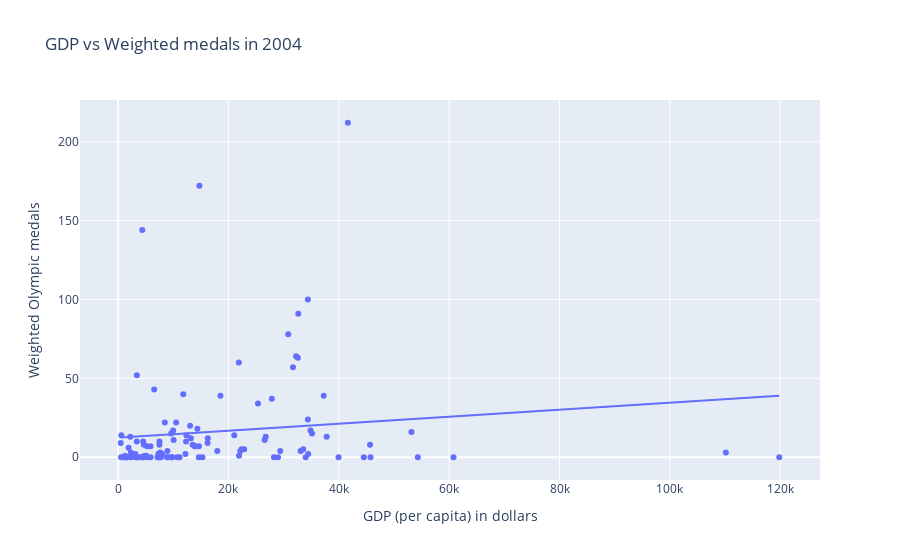
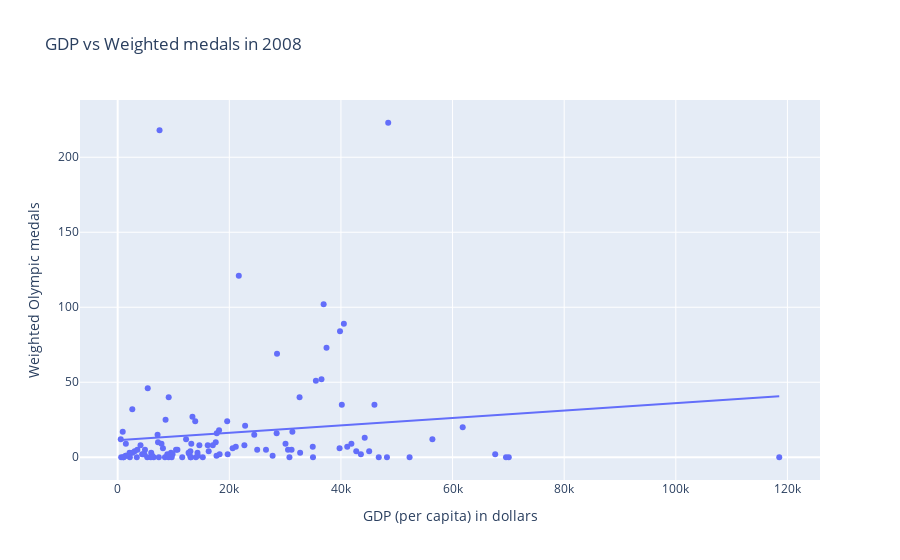
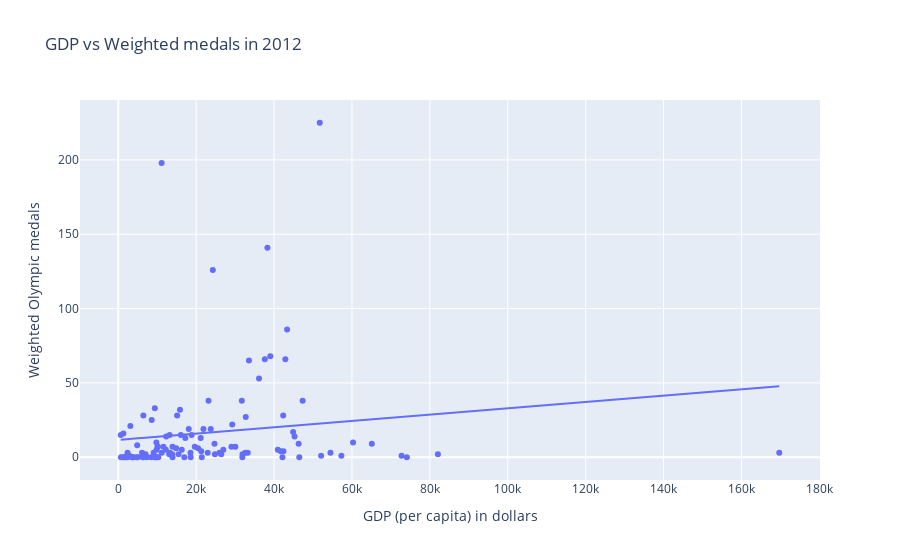
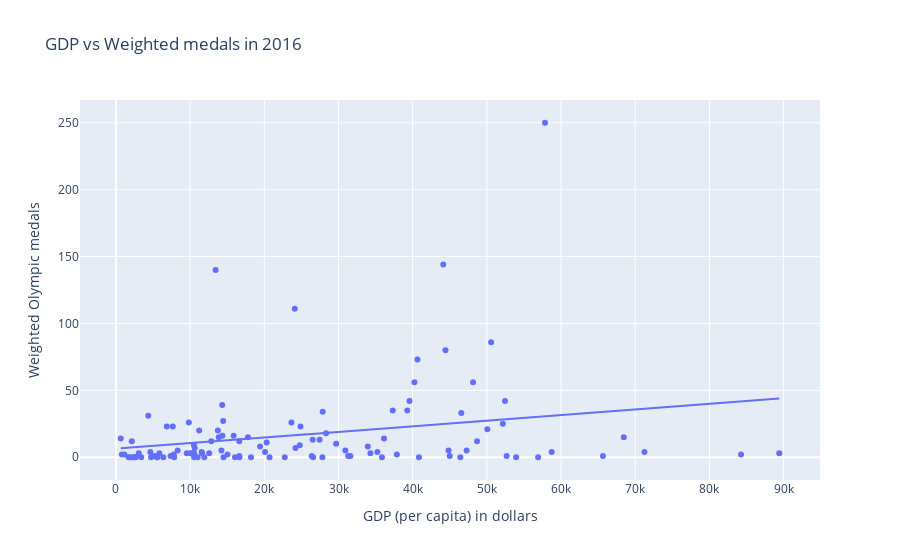

Source (notebook cell) for these figures, in order:
### Code cell
medals_plot(olympics_dataframe, "2004", "GDP", "Weighted")
medals_plot(olympics_dataframe, "2008", "GDP", "Weighted")
medals_plot(olympics_dataframe, "2012", "GDP", "Weighted")
medals_plot(olympics_dataframe, "2016", "GDP", "Weighted")

### Figure 1 — Plotly figure (JSON) as saved in the notebook; plotly's stock layout.template omitted (floating-point values rounded to 4 significant figures)
{"data": [{"customdata": [["United States"], ["China"], ["Great Britain"], ["Russia"], ["South Korea"], ["Germany"], ["France"], ["Australia"], ["Italy"], ["Hungary"], ["Japan"], ["Iran"], ["Netherlands"], ["New Zealand"], ["Ukraine"], ["Cuba"], ["Spain"], ["Jamaica"], ["Czech Republic"], ["South Africa"], ["North Korea"], ["Brazil"], ["Kazakhstan"], ["Poland"], ["Ethiopia"], ["Croatia"], ["Canada"], ["Belarus"], ["Kenya"], ["Denmark"], ["Romania"], ["Azerbaijan"], ["Switzerland"], ["Norway"], ["Lithuania"], ["Tunisia"], ["Sweden"], ["Colombia"], ["Mexico"], ["Georgia"], ["Ireland"], ["Argentina"], ["Serbia"], ["Slovenia"], ["Trinidad and Tobago"], ["Turkey"], ["Dominican Republic"], ["Chinese Taipei"], ["Latvia"], ["Algeria"], ["Bahamas"], ["Bahrain"], ["Grenada"], ["Uganda"], ["Venezuela"], ["Egypt"], ["India"], ["Mongolia"], ["Thailand"], ["Bulgaria"], ["Finland"], ["Indonesia"], ["Slovakia"], ["Belgium"], ["Armenia"], ["Estonia"], ["Malaysia"], ["Puerto Rico"], ["Qatar"], ["Botswana"], ["Cyprus"], ["Gabon"], ["Guatemala"], ["Montenegro"], ["Portugal"], ["Uzbekistan"], ["Greece"], ["Singapore"], ["Afghanistan"], ["Cameroon"], ["Hong Kong"], ["Kuwait"], ["Morocco"], ["Saudi Arabia"], ["Tajikistan"], ["Vietnam"], ["Zimbabwe"], ["Panama"], ["Nigeria"], ["Austria"], ["Kyrgyzstan"], ["Chile"], ["Ecuador"], ["Iceland"], ["Samoa"], ["Sudan"], ["Israel"], ["Mauritius"], ["Moldova"], ["Togo"], ["Ivory Coast"], ["Fiji"], ["Jordan"], ["Kosovo"], ["Burundi"], ["Niger"], ["Philippines"], ["United Arab Emirates"], ["Serbia and Montenegro"], ["Paraguay"], ["Eritrea"], ["Syria"]], "hovertemplate": "GDP (per capita) in dollars=%{x}<br>Weighted Olympic medals=%{y}<br>NOC=%{customdata[0]}<extra></extra>", "legendgroup": "", "marker": {"color": "#636efa", "symbol": "circle"}, "mode": "markers", "name": "", "orientation": "v", "showlegend": false, "type": "scatter", "x": [41642, 4381, 31688, 14728, 21872, 32645, 32255, 34390, 32577, 18544, 30836, 13190, 37263, 26745, 6536, 3399, 27856, 7488, 21045, 10058, 473, 10514, 12381, 14358, 571, 16203, 34390, 8463, 2191, 37792, 11808, 5220, 45660, 53167, 14644, 7362, 34868, 7990, 13878, 4539, 39948, 12303, 8853, 22385, 21910, 13045, 7608, 26562, 13507, 10705, 29379, 44525, 9015, 1597, 12194, 7484, 2474, 5083, 9611, 9965, 33076, 5859, 16258, 33545, 4562, 17965, 15279, 28990, 119823, 9775, 28235, 14618, 5307, 9776, 22832, 3374, 25345, 54317, 1113, 2303, 34456, 60785, 4663, 45739, 1568, 3427, 1885, 9647, 3109, 35147, 2376, 14001, 7143, 33990, 3723, 3524, 22143, 11134, 4413, 1420, 3164, 7756, 7475, 5890, 521, 839, 4174, 110145, 8931, 7288, 1279, 4816], "xaxis": "x", "y": [212, 144, 57, 172, 60, 91, 64, 100, 63, 39, 78, 12, 39, 13, 43, 52, 37, 10, 14, 11, 9, 22, 14, 18, 14, 9, 24, 22, 13, 13, 40, 7, 8, 16, 7, 0, 17, 2, 7, 10, 0, 10, 0, 5, 1, 20, 3, 11, 8, 0, 4, 0, 0, 0, 2, 8, 2, 1, 15, 17, 4, 7, 12, 5, 0, 4, 0, 0, 0, 0, 0, 0, 0, 0, 5, 10, 34, 0, 0, 3, 2, 0, 8, 0, 0, 0, 6, 0, 2, 15, 0, 7, 0, 0, 0, 0, 4, 0, 0, 0, 0, 0, 0, 0, 0, 0, 0, 3, 4, 2, 1, 1], "yaxis": "y"}, {"hovertemplate": "<b>OLS trendline</b><br>Weighted-2004 = 0.00022214 * GDP-2004 + 12.3384<br>R<sup>2</sup>=0.016399<br><br>GDP (per capita) in dollars=%{x}<br>Weighted Olympic medals=%{y} <b>(trend)</b><extra></extra>", "legendgroup": "", "marker": {"color": "#636efa", "symbol": "circle"}, "mode": "lines", "name": "", "showlegend": false, "type": "scatter", "x": [473, 521, 571, 839, 1113, 1279, 1420, 1568, 1597, 1885, 2191, 2303, 2376, 2474, 3109, 3164, 3374, 3399, 3427, 3524, 3723, 4174, 4381, 4413, 4539, 4562, 4663, 4816, 5083, 5220, 5307, 5859, 5890, 6536, 7143, 7288, 7362, 7475, 7484, 7488, 7608, 7756, 7990, 8463, 8853, 8931, 9015, 9611, 9647, 9775, 9776, 9965, 10058, 10514, 10705, 11134, 11808, 12194, 12303, 12381, 13045, 13190, 13507, 13878, 14001, 14358, 14618, 14644, 14728, 15279, 16203, 16258, 17965, 18544, 21045, 21872, 21910, 22143, 22385, 22832, 25345, 26562, 26745, 27856, 28235, 28990, 29379, 30836, 31688, 32255, 32577, 32645, 33076, 33545, 33990, 34390, 34390, 34456, 34868, 35147, 37263, 37792, 39948, 41642, 44525, 45660, 45739, 53167, 54317, 60785, 110145, 119823], "xaxis": "x", "y": [12.44, 12.45, 12.47, 12.52, 12.59, 12.62, 12.65, 12.69, 12.69, 12.76, 12.83, 12.85, 12.87, 12.89, 13.03, 13.04, 13.09, 13.09, 13.1, 13.12, 13.17, 13.27, 13.31, 13.32, 13.35, 13.35, 13.37, 13.41, 13.47, 13.5, 13.52, 13.64, 13.65, 13.79, 13.93, 13.96, 13.97, 14.0, 14.0, 14.0, 14.03, 14.06, 14.11, 14.22, 14.31, 14.32, 14.34, 14.47, 14.48, 14.51, 14.51, 14.55, 14.57, 14.67, 14.72, 14.81, 14.96, 15.05, 15.07, 15.09, 15.24, 15.27, 15.34, 15.42, 15.45, 15.53, 15.59, 15.59, 15.61, 15.73, 15.94, 15.95, 16.33, 16.46, 17.01, 17.2, 17.21, 17.26, 17.31, 17.41, 17.97, 18.24, 18.28, 18.53, 18.61, 18.78, 18.86, 19.19, 19.38, 19.5, 19.58, 19.59, 19.69, 19.79, 19.89, 19.98, 19.98, 19.99, 20.08, 20.15, 20.62, 20.73, 21.21, 21.59, 22.23, 22.48, 22.5, 24.15, 24.4, 25.84, 36.81, 38.96], "yaxis": "y"}], "layout": {"legend": {"tracegroupgap": 0}, "title": {"text": "GDP vs Weighted medals in 2004"}, "xaxis": {"anchor": "y", "domain": [0, 1], "title": {"text": "GDP (per capita) in dollars"}}, "yaxis": {"anchor": "x", "domain": [0, 1], "title": {"text": "Weighted Olympic medals"}}}}

### Figure 2 — Plotly figure (JSON) as saved in the notebook; plotly's stock layout.template omitted (floating-point values rounded to 4 significant figures)
{"data": [{"customdata": [["United States"], ["China"], ["Great Britain"], ["Russia"], ["South Korea"], ["Germany"], ["France"], ["Australia"], ["Italy"], ["Hungary"], ["Japan"], ["Iran"], ["Netherlands"], ["New Zealand"], ["Ukraine"], ["Cuba"], ["Spain"], ["Jamaica"], ["Czech Republic"], ["South Africa"], ["North Korea"], ["Brazil"], ["Kazakhstan"], ["Poland"], ["Ethiopia"], ["Croatia"], ["Canada"], ["Belarus"], ["Kenya"], ["Denmark"], ["Romania"], ["Azerbaijan"], ["Switzerland"], ["Norway"], ["Lithuania"], ["Tunisia"], ["Sweden"], ["Colombia"], ["Mexico"], ["Georgia"], ["Ireland"], ["Argentina"], ["Serbia"], ["Slovenia"], ["Trinidad and Tobago"], ["Turkey"], ["Dominican Republic"], ["Chinese Taipei"], ["Latvia"], ["Algeria"], ["Bahamas"], ["Bahrain"], ["Grenada"], ["Uganda"], ["Venezuela"], ["Egypt"], ["India"], ["Mongolia"], ["Thailand"], ["Bulgaria"], ["Finland"], ["Indonesia"], ["Slovakia"], ["Belgium"], ["Armenia"], ["Estonia"], ["Malaysia"], ["Puerto Rico"], ["Qatar"], ["Botswana"], ["Cyprus"], ["Gabon"], ["Guatemala"], ["Montenegro"], ["Portugal"], ["Uzbekistan"], ["Greece"], ["Singapore"], ["Afghanistan"], ["Cameroon"], ["Hong Kong"], ["Kuwait"], ["Morocco"], ["Saudi Arabia"], ["Tajikistan"], ["Vietnam"], ["Zimbabwe"], ["Panama"], ["Nigeria"], ["Austria"], ["Kyrgyzstan"], ["Chile"], ["Ecuador"], ["Iceland"], ["Samoa"], ["Sudan"], ["Israel"], ["Mauritius"], ["Moldova"], ["Togo"], ["Ivory Coast"], ["Fiji"], ["Jordan"], ["Kosovo"], ["Burundi"], ["Niger"], ["Philippines"], ["United Arab Emirates"], ["Serbia and Montenegro"], ["Paraguay"], ["Eritrea"], ["Syria"]], "hovertemplate": "GDP (per capita) in dollars=%{x}<br>Weighted Olympic medals=%{y}<br>NOC=%{customdata[0]}<extra></extra>", "legendgroup": "", "marker": {"color": "#636efa", "symbol": "circle"}, "mode": "markers", "name": "", "orientation": "v", "showlegend": false, "type": "scatter", "x": [48471, 7501, 36905, 21700, 28550, 39835, 37416, 40527, 36514, 22834, 35512, 16309, 46004, 31304, 9143, 5386, 32590, 8581, 28482, 12854, 551, 13397, 17754, 19620, 904, 21165, 40159, 13894, 2618, 44261, 18164, 13189, 56389, 61820, 22704, 9554, 41877, 10454, 16134, 7147, 45061, 17567, 13026, 30070, 31159, 17042, 10704, 34952, 20591, 12701, 32690, 48244, 11565, 2181, 17706, 9831, 3529, 7227, 12256, 14638, 41130, 7850, 24471, 39760, 8111, 24997, 19711, 30775, 118534, 13068, 34994, 15247, 6455, 14012, 26573, 4894, 30519, 67641, 1512, 2632, 46777, 69575, 6008, 52302, 2128, 4783, 1465, 14299, 4094, 42746, 3048, 18262, 8892, 43576, 4576, 4382, 27761, 14367, 6200, 1429, 3424, 8472, 9673, 7373, 629, 1016, 5298, 70074, 13108, 9120, 1049, 5938], "xaxis": "x", "y": [223, 218, 102, 121, 69, 84, 73, 89, 52, 21, 51, 4, 35, 17, 40, 46, 40, 25, 16, 2, 12, 27, 16, 24, 17, 7, 35, 24, 32, 13, 18, 9, 12, 20, 8, 3, 9, 5, 8, 15, 4, 10, 4, 9, 5, 8, 5, 7, 6, 3, 3, 0, 0, 0, 1, 2, 5, 10, 12, 8, 7, 9, 15, 6, 6, 5, 2, 0, 0, 0, 0, 0, 0, 0, 5, 5, 5, 2, 1, 3, 0, 0, 3, 0, 3, 2, 9, 3, 8, 4, 4, 2, 2, 2, 2, 2, 1, 1, 1, 1, 0, 0, 0, 0, 0, 0, 0, 0, 0, 0, 0, 0], "yaxis": "y"}, {"hovertemplate": "<b>OLS trendline</b><br>Weighted-2008 = 0.000247345 * GDP-2008 + 11.317<br>R<sup>2</sup>=0.018419<br><br>GDP (per capita) in dollars=%{x}<br>Weighted Olympic medals=%{y} <b>(trend)</b><extra></extra>", "legendgroup": "", "marker": {"color": "#636efa", "symbol": "circle"}, "mode": "lines", "name": "", "showlegend": false, "type": "scatter", "x": [551, 629, 904, 1016, 1049, 1429, 1465, 1512, 2128, 2181, 2618, 2632, 3048, 3424, 3529, 4094, 4382, 4576, 4783, 4894, 5298, 5386, 5938, 6008, 6200, 6455, 7147, 7227, 7373, 7501, 7850, 8111, 8472, 8581, 8892, 9120, 9143, 9554, 9673, 9831, 10454, 10704, 11565, 12256, 12701, 12854, 13026, 13068, 13108, 13189, 13397, 13894, 14012, 14299, 14367, 14638, 15247, 16134, 16309, 17042, 17567, 17706, 17754, 18164, 18262, 19620, 19711, 20591, 21165, 21700, 22704, 22834, 24471, 24997, 26573, 27761, 28482, 28550, 30070, 30519, 30775, 31159, 31304, 32590, 32690, 34952, 34994, 35512, 36514, 36905, 37416, 39760, 39835, 40159, 40527, 41130, 41877, 42746, 43576, 44261, 45061, 46004, 46777, 48244, 48471, 52302, 56389, 61820, 67641, 69575, 70074, 118534], "xaxis": "x", "y": [11.45, 11.47, 11.54, 11.57, 11.58, 11.67, 11.68, 11.69, 11.84, 11.86, 11.96, 11.97, 12.07, 12.16, 12.19, 12.33, 12.4, 12.45, 12.5, 12.53, 12.63, 12.65, 12.79, 12.8, 12.85, 12.91, 13.08, 13.1, 13.14, 13.17, 13.26, 13.32, 13.41, 13.44, 13.52, 13.57, 13.58, 13.68, 13.71, 13.75, 13.9, 13.96, 14.18, 14.35, 14.46, 14.5, 14.54, 14.55, 14.56, 14.58, 14.63, 14.75, 14.78, 14.85, 14.87, 14.94, 15.09, 15.31, 15.35, 15.53, 15.66, 15.7, 15.71, 15.81, 15.83, 16.17, 16.19, 16.41, 16.55, 16.68, 16.93, 16.96, 17.37, 17.5, 17.89, 18.18, 18.36, 18.38, 18.75, 18.87, 18.93, 19.02, 19.06, 19.38, 19.4, 19.96, 19.97, 20.1, 20.35, 20.45, 20.57, 21.15, 21.17, 21.25, 21.34, 21.49, 21.68, 21.89, 22.1, 22.26, 22.46, 22.7, 22.89, 23.25, 23.31, 24.25, 25.26, 26.61, 28.05, 28.53, 28.65, 40.64], "yaxis": "y"}], "layout": {"legend": {"tracegroupgap": 0}, "title": {"text": "GDP vs Weighted medals in 2008"}, "xaxis": {"anchor": "y", "domain": [0, 1], "title": {"text": "GDP (per capita) in dollars"}}, "yaxis": {"anchor": "x", "domain": [0, 1], "title": {"text": "Weighted Olympic medals"}}}}

### Figure 3 — Plotly figure (JSON) as saved in the notebook; plotly's stock layout.template omitted (floating-point values rounded to 4 significant figures)
{"data": [{"customdata": [["United States"], ["China"], ["Great Britain"], ["Russia"], ["South Korea"], ["Germany"], ["France"], ["Australia"], ["Italy"], ["Hungary"], ["Japan"], ["Iran"], ["Netherlands"], ["New Zealand"], ["Ukraine"], ["Cuba"], ["Spain"], ["Jamaica"], ["Czech Republic"], ["South Africa"], ["North Korea"], ["Brazil"], ["Kazakhstan"], ["Poland"], ["Ethiopia"], ["Croatia"], ["Canada"], ["Belarus"], ["Kenya"], ["Denmark"], ["Romania"], ["Azerbaijan"], ["Switzerland"], ["Norway"], ["Lithuania"], ["Tunisia"], ["Sweden"], ["Colombia"], ["Mexico"], ["Georgia"], ["Ireland"], ["Argentina"], ["Serbia"], ["Slovenia"], ["Trinidad and Tobago"], ["Turkey"], ["Dominican Republic"], ["Chinese Taipei"], ["Latvia"], ["Algeria"], ["Bahamas"], ["Bahrain"], ["Grenada"], ["Uganda"], ["Venezuela"], ["Egypt"], ["India"], ["Mongolia"], ["Thailand"], ["Bulgaria"], ["Finland"], ["Indonesia"], ["Slovakia"], ["Belgium"], ["Armenia"], ["Estonia"], ["Malaysia"], ["Puerto Rico"], ["Qatar"], ["Botswana"], ["Cyprus"], ["Gabon"], ["Guatemala"], ["Montenegro"], ["Portugal"], ["Uzbekistan"], ["Greece"], ["Singapore"], ["Afghanistan"], ["Cameroon"], ["Hong Kong"], ["Kuwait"], ["Morocco"], ["Saudi Arabia"], ["Tajikistan"], ["Vietnam"], ["Zimbabwe"], ["Panama"], ["Nigeria"], ["Austria"], ["Kyrgyzstan"], ["Chile"], ["Ecuador"], ["Iceland"], ["Samoa"], ["Sudan"], ["Israel"], ["Mauritius"], ["Moldova"], ["Togo"], ["Ivory Coast"], ["Fiji"], ["Jordan"], ["Kosovo"], ["Burundi"], ["Niger"], ["Philippines"], ["United Arab Emirates"], ["Serbia and Montenegro"], ["Paraguay"], ["Eritrea"], ["Syria"]], "hovertemplate": "GDP (per capita) in dollars=%{x}<br>Weighted Olympic medals=%{y}<br>NOC=%{customdata[0]}<extra></extra>", "legendgroup": "", "marker": {"color": "#636efa", "symbol": "circle"}, "mode": "markers", "name": "", "orientation": "v", "showlegend": false, "type": "scatter", "x": [51737, 11137, 38297, 24279, 33557, 43359, 39037, 42906, 36143, 23179, 37629, 15846, 47342, 32734, 9389, 6448, 31725, 8586, 29270, 13191, 643, 15120, 21878, 23745, 1315, 21167, 42351, 18097, 3107, 44893, 18834, 16063, 60273, 65101, 24704, 10180, 45259, 12306, 17213, 9799, 46308, 19641, 13939, 29066, 30063, 20504, 12208, 41741, 21298, 13264, 33252, 54489, 11164, 2373, 18553, 11620, 4861, 10074, 14871, 16295, 40969, 9834, 26983, 42409, 9094, 25996, 22963, 32583, 169698, 13092, 31906, 15487, 7018, 13864, 26438, 6107, 24819, 82065, 2318, 2855, 52082, 72736, 6857, 57284, 2709, 6400, 2386, 18596, 5000, 46478, 3654, 21447, 10280, 42154, 4787, 3929, 31860, 16964, 7329, 1656, 3563, 9660, 9301, 8438, 685, 1156, 6360, 74088, 13932, 9957, 1669, 6374], "xaxis": "x", "y": [225, 198, 141, 126, 65, 86, 68, 66, 53, 38, 66, 32, 38, 27, 33, 28, 38, 25, 22, 15, 15, 28, 19, 19, 16, 13, 28, 19, 21, 17, 15, 15, 10, 9, 9, 7, 14, 14, 13, 10, 9, 7, 7, 7, 7, 6, 5, 4, 4, 3, 3, 3, 3, 3, 3, 7, 8, 7, 6, 5, 5, 5, 5, 4, 3, 3, 3, 3, 3, 2, 2, 2, 2, 2, 2, 3, 2, 2, 1, 1, 1, 1, 1, 1, 1, 1, 0, 0, 0, 0, 0, 0, 0, 0, 0, 0, 0, 0, 0, 0, 0, 0, 0, 0, 0, 0, 0, 0, 0, 0, 0, 0], "yaxis": "y"}, {"hovertemplate": "<b>OLS trendline</b><br>Weighted-2012 = 0.000212554 * GDP-2012 + 11.6779<br>R<sup>2</sup>=0.018849<br><br>GDP (per capita) in dollars=%{x}<br>Weighted Olympic medals=%{y} <b>(trend)</b><extra></extra>", "legendgroup": "", "marker": {"color": "#636efa", "symbol": "circle"}, "mode": "lines", "name": "", "showlegend": false, "type": "scatter", "x": [643, 685, 1156, 1315, 1656, 1669, 2318, 2373, 2386, 2709, 2855, 3107, 3563, 3654, 3929, 4787, 4861, 5000, 6107, 6360, 6374, 6400, 6448, 6857, 7018, 7329, 8438, 8586, 9094, 9301, 9389, 9660, 9799, 9834, 9957, 10074, 10180, 10280, 11137, 11164, 11620, 12208, 12306, 13092, 13191, 13264, 13864, 13932, 13939, 14871, 15120, 15487, 15846, 16063, 16295, 16964, 17213, 18097, 18553, 18596, 18834, 19641, 20504, 21167, 21298, 21447, 21878, 22963, 23179, 23745, 24279, 24704, 24819, 25996, 26438, 26983, 29066, 29270, 30063, 31725, 31860, 31906, 32583, 32734, 33252, 33557, 36143, 37629, 38297, 39037, 40969, 41741, 42154, 42351, 42409, 42906, 43359, 44893, 45259, 46308, 46478, 47342, 51737, 52082, 54489, 57284, 60273, 65101, 72736, 74088, 82065, 169698], "xaxis": "x", "y": [11.81, 11.82, 11.92, 11.96, 12.03, 12.03, 12.17, 12.18, 12.19, 12.25, 12.28, 12.34, 12.44, 12.45, 12.51, 12.7, 12.71, 12.74, 12.98, 13.03, 13.03, 13.04, 13.05, 13.14, 13.17, 13.24, 13.47, 13.5, 13.61, 13.65, 13.67, 13.73, 13.76, 13.77, 13.79, 13.82, 13.84, 13.86, 14.05, 14.05, 14.15, 14.27, 14.29, 14.46, 14.48, 14.5, 14.62, 14.64, 14.64, 14.84, 14.89, 14.97, 15.05, 15.09, 15.14, 15.28, 15.34, 15.52, 15.62, 15.63, 15.68, 15.85, 16.04, 16.18, 16.2, 16.24, 16.33, 16.56, 16.6, 16.72, 16.84, 16.93, 16.95, 17.2, 17.3, 17.41, 17.86, 17.9, 18.07, 18.42, 18.45, 18.46, 18.6, 18.64, 18.75, 18.81, 19.36, 19.68, 19.82, 19.98, 20.39, 20.55, 20.64, 20.68, 20.69, 20.8, 20.89, 21.22, 21.3, 21.52, 21.56, 21.74, 22.67, 22.75, 23.26, 23.85, 24.49, 25.52, 27.14, 27.43, 29.12, 47.75], "yaxis": "y"}], "layout": {"legend": {"tracegroupgap": 0}, "title": {"text": "GDP vs Weighted medals in 2012"}, "xaxis": {"anchor": "y", "domain": [0, 1], "title": {"text": "GDP (per capita) in dollars"}}, "yaxis": {"anchor": "x", "domain": [0, 1], "title": {"text": "Weighted Olympic medals"}}}}

### Figure 4 — Plotly figure (JSON) as saved in the notebook; plotly's stock layout.template omitted (floating-point values rounded to 4 significant figures)
{"data": [{"customdata": [["United States"], ["China"], ["Great Britain"], ["Russia"], ["South Korea"], ["Germany"], ["France"], ["Australia"], ["Italy"], ["Hungary"], ["Japan"], ["Iran"], ["Netherlands"], ["New Zealand"], ["Ukraine"], ["Cuba"], ["Spain"], ["Jamaica"], ["Czech Republic"], ["South Africa"], ["North Korea"], ["Brazil"], ["Kazakhstan"], ["Poland"], ["Ethiopia"], ["Croatia"], ["Canada"], ["Belarus"], ["Kenya"], ["Denmark"], ["Romania"], ["Azerbaijan"], ["Switzerland"], ["Norway"], ["Lithuania"], ["Tunisia"], ["Sweden"], ["Colombia"], ["Mexico"], ["Georgia"], ["Ireland"], ["Argentina"], ["Serbia"], ["Slovenia"], ["Trinidad and Tobago"], ["Turkey"], ["Dominican Republic"], ["Chinese Taipei"], ["Latvia"], ["Algeria"], ["Bahamas"], ["Bahrain"], ["Grenada"], ["Uganda"], ["Venezuela"], ["Egypt"], ["India"], ["Mongolia"], ["Thailand"], ["Bulgaria"], ["Finland"], ["Indonesia"], ["Slovakia"], ["Belgium"], ["Armenia"], ["Estonia"], ["Malaysia"], ["Puerto Rico"], ["Qatar"], ["Botswana"], ["Cyprus"], ["Gabon"], ["Guatemala"], ["Montenegro"], ["Portugal"], ["Uzbekistan"], ["Greece"], ["Singapore"], ["Afghanistan"], ["Cameroon"], ["Hong Kong"], ["Kuwait"], ["Morocco"], ["Saudi Arabia"], ["Tajikistan"], ["Vietnam"], ["Zimbabwe"], ["Panama"], ["Nigeria"], ["Austria"], ["Kyrgyzstan"], ["Chile"], ["Ecuador"], ["Iceland"], ["Samoa"], ["Sudan"], ["Israel"], ["Mauritius"], ["Moldova"], ["Togo"], ["Ivory Coast"], ["Fiji"], ["Jordan"], ["Kosovo"], ["Burundi"], ["Niger"], ["Philippines"], ["United Arab Emirates"], ["Serbia and Montenegro"], ["Paraguay"], ["Eritrea"], ["Syria"]], "hovertemplate": "GDP (per capita) in dollars=%{x}<br>Weighted Olympic medals=%{y}<br>NOC=%{customdata[0]}<extra></extra>", "legendgroup": "", "marker": {"color": "#636efa", "symbol": "circle"}, "mode": "markers", "name": "", "orientation": "v", "showlegend": false, "type": "scatter", "x": [57840, 13432, 44121, 24104, 39567, 50575, 44422, 48135, 40231, 27863, 40641, 13855, 52441, 39266, 11216, 7657, 37310, 9818, 36137, 13738, 642, 14326, 23654, 28321, 2134, 24876, 46554, 17787, 4353, 52160, 24197, 14448, 68461, 58736, 30922, 10269, 50062, 14352, 19422, 12855, 71251, 20308, 15856, 33947, 26390, 26514, 16626, 47272, 26580, 11543, 35239, 44834, 15026, 2359, 14213, 11616, 5840, 10524, 16616, 20091, 44995, 10619, 29681, 48680, 10502, 31310, 24780, 34300, 84269, 16639, 35852, 14490, 7847, 18198, 31604, 6856, 27449, 89417, 2401, 3405, 56907, 40844, 7356, 46423, 3071, 8316, 2667, 27829, 5235, 52660, 4728, 22752, 11009, 53943, 5524, 5569, 37864, 20701, 10527, 1954, 4629, 12563, 9544, 10028, 794, 1148, 7789, 65651, 16049, 11907, 1701, 6374], "xaxis": "x", "y": [250, 140, 144, 111, 42, 86, 80, 56, 56, 34, 73, 15, 42, 35, 20, 23, 35, 26, 14, 20, 14, 39, 26, 18, 12, 23, 33, 15, 31, 25, 7, 27, 15, 4, 5, 3, 21, 16, 8, 12, 4, 11, 16, 8, 1, 13, 1, 5, 0, 4, 4, 5, 2, 0, 5, 3, 3, 3, 12, 4, 1, 7, 10, 12, 9, 1, 9, 3, 2, 0, 0, 0, 0, 0, 1, 23, 13, 3, 0, 0, 0, 0, 1, 0, 3, 5, 0, 0, 1, 1, 0, 0, 0, 0, 0, 0, 2, 0, 0, 0, 4, 3, 3, 3, 2, 2, 2, 1, 0, 0, 0, 0], "yaxis": "y"}, {"hovertemplate": "<b>OLS trendline</b><br>Weighted-2016 = 0.000418763 * GDP-2016 + 6.41319<br>R<sup>2</sup>=0.057862<br><br>GDP (per capita) in dollars=%{x}<br>Weighted Olympic medals=%{y} <b>(trend)</b><extra></extra>", "legendgroup": "", "marker": {"color": "#636efa", "symbol": "circle"}, "mode": "lines", "name": "", "showlegend": false, "type": "scatter", "x": [642, 794, 1148, 1701, 1954, 2134, 2359, 2401, 2667, 3071, 3405, 4353, 4629, 4728, 5235, 5524, 5569, 5840, 6374, 6856, 7356, 7657, 7789, 7847, 8316, 9544, 9818, 10028, 10269, 10502, 10524, 10527, 10619, 11009, 11216, 11543, 11616, 11907, 12563, 12855, 13432, 13738, 13855, 14213, 14326, 14352, 14448, 14490, 15026, 15856, 16049, 16616, 16626, 16639, 17787, 18198, 19422, 20091, 20308, 20701, 22752, 23654, 24104, 24197, 24780, 24876, 26390, 26514, 26580, 27449, 27829, 27863, 28321, 29681, 30922, 31310, 31604, 33947, 34300, 35239, 35852, 36137, 37310, 37864, 39266, 39567, 40231, 40641, 40844, 44121, 44422, 44834, 44995, 46423, 46554, 47272, 48135, 48680, 50062, 50575, 52160, 52441, 52660, 53943, 56907, 57840, 58736, 65651, 68461, 71251, 84269, 89417], "xaxis": "x", "y": [6.682, 6.746, 6.894, 7.126, 7.231, 7.307, 7.401, 7.419, 7.53, 7.699, 7.839, 8.236, 8.352, 8.393, 8.605, 8.726, 8.745, 8.859, 9.082, 9.284, 9.494, 9.62, 9.675, 9.699, 9.896, 10.41, 10.52, 10.61, 10.71, 10.81, 10.82, 10.82, 10.86, 11.02, 11.11, 11.25, 11.28, 11.4, 11.67, 11.8, 12.04, 12.17, 12.22, 12.37, 12.41, 12.42, 12.46, 12.48, 12.71, 13.05, 13.13, 13.37, 13.38, 13.38, 13.86, 14.03, 14.55, 14.83, 14.92, 15.08, 15.94, 16.32, 16.51, 16.55, 16.79, 16.83, 17.46, 17.52, 17.54, 17.91, 18.07, 18.08, 18.27, 18.84, 19.36, 19.52, 19.65, 20.63, 20.78, 21.17, 21.43, 21.55, 22.04, 22.27, 22.86, 22.98, 23.26, 23.43, 23.52, 24.89, 25.02, 25.19, 25.26, 25.85, 25.91, 26.21, 26.57, 26.8, 27.38, 27.59, 28.26, 28.37, 28.47, 29.0, 30.24, 30.63, 31.01, 33.91, 35.08, 36.25, 41.7, 43.86], "yaxis": "y"}], "layout": {"legend": {"tracegroupgap": 0}, "title": {"text": "GDP vs Weighted medals in 2016"}, "xaxis": {"anchor": "y", "domain": [0, 1], "title": {"text": "GDP (per capita) in dollars"}}, "yaxis": {"anchor": "x", "domain": [0, 1], "title": {"text": "Weighted Olympic medals"}}}}
